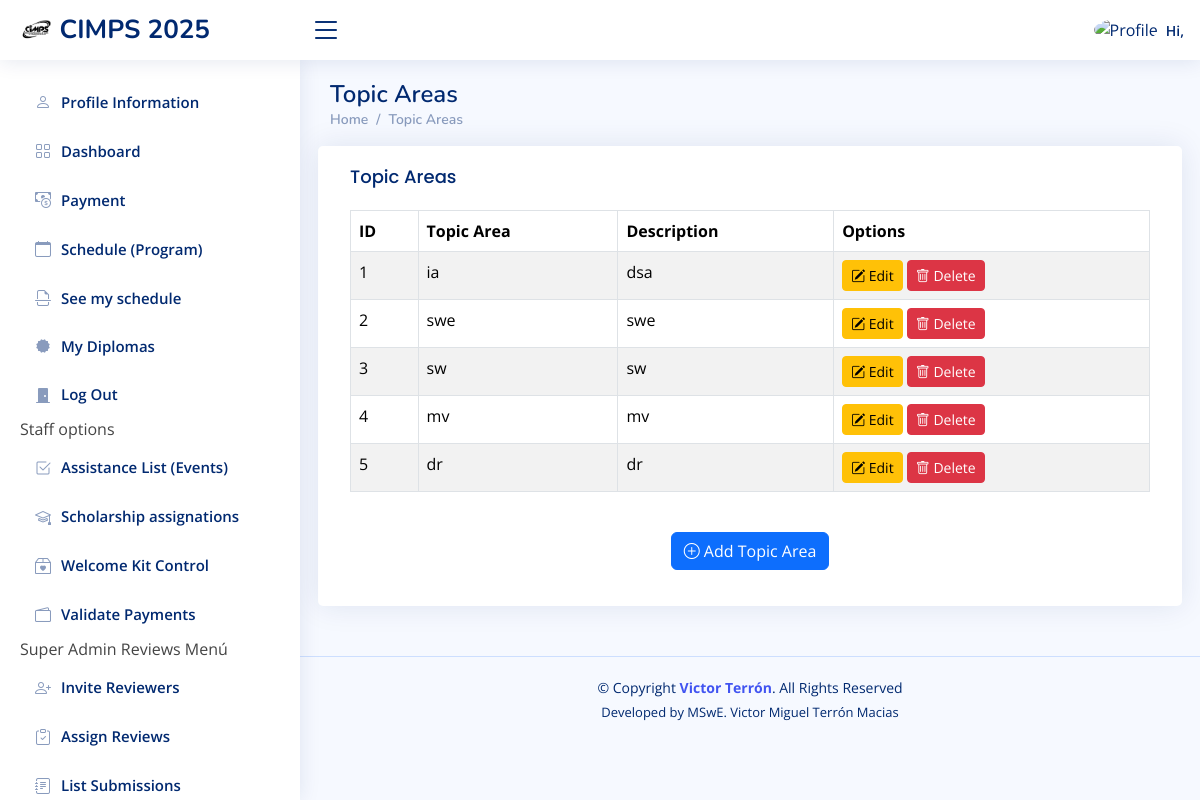
/topicsArea/ (signed in), run on the app's committed database.
### mainApplication/models.py (models this page shows, shortened)
class TopicArea(models.Model):
    name = models.CharField(max_length=100, unique=True)
    description = models.TextField(blank=True, null=True)

### mainApplication/views.py (the view)
# urls.py: path('topicsArea/', views.topics, name='topicsArea'),#para borrar archivos del banner
@superuser_required
def topics(request):
    topics = TopicArea.objects.all()
    if request.method == 'POST':
        form = TopicAreaForm(request.POST)
        if form.is_valid():
            form.save()
            return redirect('topicsArea')
    else:
        form = TopicAreaForm()
    context = {
        'topics': topics,
        'form': form
    }
    return render(request, 'topicArea.html', context)

### mainApplication/context_processors.py (called while the page is built)
def user_context(request):
    if request.user.is_authenticated:
        return get_user_context_data(request)
    return {}

### mainApplication/templates/topicArea.html (shortened to what this page needs)
{% extends "base.html"%}{% load static %}{% load socialaccount %}
{%block content%}
<body>
    <div class="pagetitle">
      <h1>Topic Areas</h1>
      <nav>
        <ol class="breadcrumb">
          <li class="breadcrumb-item"><a href="#" style="text-decoration: none;">Home</a></li>
          <li class="breadcrumb-item active"><a href="#" style="text-decoration: none;">Topic Areas</a></li>
        </ol>
      </nav>
    </div>
    <section class="section dashboard">
      <div class="row">
        <div class="col-lg-12">
          <div class="row">
            <div class="card">
              <div class="card-body">
                <h5 class="card-title">Topic Areas</h5>
                {% if topics %}
                <div class="table-responsive">
                    <table class="table table-striped table-bordered">
                        <thead class="thead-dark">
                            <tr>
                                <th>ID</th>
                                <th>Topic Area</th>
                                <th>Description</th>
                                <th>Options</th>
                            </tr>
                        </thead>
                        <tbody>
                            {% for topic in topics %}
                            <tr>
                                <td>{{ topic.id }}</td>
                                <td>{{ topic.name }}</td>
                                <td>{{ topic.description }}</td>
                                <td>
                                    <a href="{% url 'topicsAreaEdit' topic.id %}" class="btn btn-sm btn-warning">
                                        <i class="bi bi-pencil-square"></i> Edit
                                    </a>
                                    <button class="btn btn-sm btn-danger" onclick="confirmDelete({{ topic.id }})">
                                        <i class="bi bi-trash"></i> Delete
                                    </button>
                                </td>
                            </tr>
                            {% empty %}
                            <tr>
                                <td colspan="4" class="text-center">No topic area assigned.</td>
                            </tr>
                            {% endfor %}
                        </tbody>
                    </table>
                </div>
                {% else %}
                <p style="text-align: center;">Actually you don't have any topic area assigned. Please, fill the form below to assign a topic area.</p>
                {% endif %}
                <div class="container mt-4">
                    <div class="d-flex justify-content-center">
                        <button id="showFormButton" class="btn btn-primary mb-3">
                            <i class="bi bi-plus-circle"></i> Add Topic Area
                        </button>
                    </div>
                </div>
              </div>
            </div>
        </div>
      </div>
    </section>
  </main>
</body>
{%endblock%}

### mainApplication/templates/base.html (shortened to what this page needs)
{% load static %}{% load socialaccount %}
<!DOCTYPE html>
<html lang="en">
<head>
  <link href="{% static 'assets/vendor/bootstrap/css/bootstrap.min.css' %}" rel="stylesheet">
  <link href="{% static 'assets/vendor/bootstrap-icons/bootstrap-icons.css' %}" rel="stylesheet">
  <link href="{% static 'assets/vendor/boxicons/css/boxicons.min.css' %}" rel="stylesheet">
  <link href="{% static 'assets/vendor/quill/quill.snow.css' %}" rel="stylesheet">
  <link href="{% static 'assets/vendor/quill/quill.bubble.css' %}" rel="stylesheet">
  <link href="{% static 'assets/vendor/remixicon/remixicon.css' %}" rel="stylesheet">
  <link href="{% static 'assets/vendor/simple-datatables/style.css' %}" rel="stylesheet">
  <link href="{% static 'assets/css/style.css' %}" rel="stylesheet">
</head>
<body>
  <header id="header" class="header fixed-top d-flex align-items-center">
    <div class="d-flex align-items-center justify-content-between">
      <a href="{{ request.scheme }}://{{ request.get_host }}/dashboard/" class="logo d-flex align-items-center" style="text-decoration: none;">
        <img src="{% static 'images/black_logo.png' %}" alt="">
        <span class="d-none d-lg-block">CIMPS {% now 'Y' %}</span>
      </a>
      <i class="bi bi-list toggle-sidebar-btn" id="toggle-sidebar-btn"></i>
    </div>
    <nav class="header-nav ms-auto">
      <ul class="d-flex align-items-center">
        <li class="nav-item dropdown pe-3">
          <a class="nav-link nav-profile d-flex align-items-center pe-0" href="#" data-bs-toggle="dropdown">
            <img src="{{ user.socialaccount_set.all.0.get_avatar_url }}" alt="Profile" class="rounded-circle">
            <span class="d-none d-md-block ps-2">Hi, {{ user.socialaccount_set.all.0.extra_data.name }}</span>
          </a>
        </li>
      </ul>
    </nav>
  </header>
  <aside id="sidebar" class="sidebar">
    <ul class="sidebar-nav" id="sidebar-nav">
      <li class="nav-item">
        <a class="nav-link {% if not request.resolver_match.url_name == 'complete_profile' %}collapsed{% endif %}" href="{% url 'complete_profile' %}">
          <i class="bi bi-person"></i>
          <span>Profile Information</span>
        </a>
      </li>
      <li class="nav-item">
        <a class="nav-link {% if not request.resolver_match.url_name == 'dashboard' %}collapsed{% endif %}" href="{% url 'dashboard' %}">
          <i class="bi bi-grid"></i>
          <span>Dashboard </span>
        </a>
      </li>
      <li class="nav-item">
        <a class="nav-link {% if not request.resolver_match.url_name == 'payment' %}collapsed{% endif %}" href="{% url 'payment' %}">
          <i class="bi bi-cash-coin"></i>
          <span>Payment</span>
        </a>
      </li>
      <li class="nav-item">
        <a class="nav-link {% if not request.resolver_match.url_name == 'schedule' %}collapsed{% endif %}" href="{% url 'schedule' %}">
          <i class="bi bi-calendar"></i>
          <span>Schedule (Program)</span>
        </a>
      </li>
      <a class="nav-link {% if not request.resolver_match.url_name == 'seeMySchedule' %}collapsed{% endif %}" href="{% url 'seeMySchedule' %}">
        <i class="bi bi-file-earmark-break"></i>
        <span>See my schedule</span>
      </a>
      <a class="nav-link {% if not request.resolver_match.url_name == 'seeMyDiplomas' %}collapsed{% endif %}" href="{% url 'seeMyDiplomas' %}">
            <i class="bx bxs-certification"></i>
            <span>My Diplomas </span>
          </a>
        <a class="nav-link {% if not request.resolver_match.url_name == 'account_logout' %}collapsed{% endif %}" href="{% url 'account_logout' %}">
            <i class="bi bi-door-closed-fill"></i>
            <span>Log Out </span>
          </a>
        {% if is_staff_user %}
        <li class="nav-item">Staff options</li>
        <a class="nav-link {% if not request.resolver_match.url_name == 'assistanceList' %}collapsed{% endif %}" href="{% url 'assistanceList' %}">
            <i class="bi bi-check2-square"></i>
            <span>Assistance List (Events)</span>
          </a>
        <a class="nav-link {% if not request.resolver_match.url_name == 'scholarshipAssignations' %}collapsed{% endif %}" href="{% url 'scholarshipAssignations' %}">
            <i class="bi bi-mortarboard"></i>
            <span>Scholarship assignations</span>
          </a>
        <a class="nav-link {% if not request.resolver_match.url_name == 'consultWelcomeKit' %}collapsed{% endif %}" href="{% url 'consultWelcomeKit' %}">
            <i class="bi bi-box2-heart"></i>
            <span>Welcome Kit Control</span>
          </a>
        <a class="nav-link {% if not request.resolver_match.url_name == 'validatePaymentAdmin' %}collapsed{% endif %}" href="{% url 'validatePaymentAdmin' %}">
            <i class="bi bi-wallet2"></i>
            <span>Validate Payments</span>
          </a>
        {% endif %}
        {% if is_staff_superuser %}
        <li class="nav-item">Super Admin Reviews Menú</li>
        <a class="nav-link {% if not request.resolver_match.url_name == 'inviteReviewers' %}collapsed{% endif %}" href="{% url 'inviteReviewers' %}">
            <i class="bi bi-person-plus"></i>
            <span>Invite Reviewers</span>
          </a>
        <a class="nav-link {% if not request.resolver_match.url_name == 'assignReviews' %}collapsed{% endif %}" href="{% url 'assignReviews' %}">
            <i class="bi bi-clipboard-check"></i>
            <span>Assign Reviews</span>
          </a>
        <a class="nav-link {% if not request.resolver_match.url_name == 'listSubmissions' %}collapsed{% endif %}" href="{% url 'listSubmissions' %}">
            <i class="bi bi-journal-text"></i>
            <span>List Submissions</span>
          </a>
        {% endif %}
    </ul>
  </aside>
  <main id="main" class="main">
    {% block content %}{% endblock %}
  <footer id="footer" class="footer">
    <div class="copyright">
      &copy; Copyright <strong><span> <a href="https://vterron.pro">Victor Terrón</a></span></strong>. All Rights Reserved
    </div>
    <div class="credits">
      Developed by MSwE. Victor Miguel Terrón Macias
    </div>
  </footer>
</body>
</html>

### mainApplication/static/assets/css/style.css (style rules this page uses)
:root { scroll-behavior: smooth; }
body { font-family: "Open Sans", sans-serif; background: #f6f9ff; color: #444444; }
a { color: #4154f1; text-decoration: none; }
h1, h2, h3, h4, h5, h6 { font-family: "Nunito", sans-serif; }
#main { margin-top: 60px; padding: 20px 30px; transition: all 0.3s; }
.pagetitle { margin-bottom: 10px; }
.pagetitle h1 { font-size: 24px; margin-bottom: 0; font-weight: 600; color: #012970; }
.card { margin-bottom: 30px; border: none; border-radius: 5px; box-shadow: 0px 0 30px rgba(1, 41, 112, 0.1); }
.card-title { padding: 20px 0 15px 0; font-size: 18px; font-weight: 500; color: #012970; font-family: "Poppins", sans-serif; }
.card-body { padding: 0 20px 20px 20px; }
.breadcrumb { font-size: 14px; font-family: "Nunito", sans-serif; color: #899bbd; font-weight: 600; }
.breadcrumb a { color: #899bbd; transition: 0.3s; }
.breadcrumb .breadcrumb-item::before { color: #899bbd; }
.breadcrumb .active { color: #51678f; font-weight: 600; }
.logo { line-height: 1; }
@media (min-width: 1200px) { .logo { width: 280px; } }
.logo img { max-height: 26px; margin-right: 6px; }
.logo span { font-size: 26px; font-weight: 700; color: #012970; font-family: "Nunito", sans-serif; }
.header { transition: all 0.5s; z-index: 997; height: 60px; box-shadow: 0px 2px 20px rgba(1, 41, 112, 0.1); background-color: #fff; padding-left: 20px; }
.header .toggle-sidebar-btn { font-size: 32px; padding-left: 10px; cursor: pointer; color: #012970; }
.header-nav ul { list-style: none; }
.header-nav>ul { margin: 0; padding: 0; }
.header-nav .nav-profile { color: #012970; }
.header-nav .nav-profile img { max-height: 36px; }
.header-nav .nav-profile span { font-size: 14px; font-weight: 600; }
.sidebar { position: fixed; top: 60px; left: 0; bottom: 0; width: 300px; z-index: 996; transition: all 0.3s; padding: 20px; overflow-y: auto; scrollbar-width: thin; scrollbar-color: #aab7cf transparent; box-shadow: 0px 0px 20px rgba(1, 41, 112, 0.1); background-color: #fff; }
@media (min-width: 1200px) { #main, #footer { margin-left: 300px; } }
.sidebar-nav { padding: 0; margin: 0; list-style: none; }
.sidebar-nav li { padding: 0; margin: 0; list-style: none; }
.sidebar-nav .nav-item { margin-bottom: 5px; }
.sidebar-nav .nav-link { display: flex; align-items: center; font-size: 15px; font-weight: 600; color: #4154f1; transition: 0.3; background: #f6f9ff; padding: 10px 15px; border-radius: 4px; }
.sidebar-nav .nav-link i { font-size: 16px; margin-right: 10px; color: #4154f1; }
.sidebar-nav .nav-link.collapsed { color: #012970; background: #fff; }
.sidebar-nav .nav-link.collapsed i { color: #899bbd; }
.footer { padding: 20px 0; font-size: 14px; transition: all 0.3s; border-top: 1px solid #cddfff; }
.footer .copyright { text-align: center; color: #012970; }
.footer .credits { padding-top: 5px; text-align: center; font-size: 13px; color: #012970; }

### mainApplication/templates/base.html (style rules this page uses)
.sidebar { transition: margin-left 0.3s ease-in-out; margin-left: 0; }
.main { transition: margin-left 0.3s ease-in-out; }

### data on the page
TopicArea: id "1", name "ia", description "dsa"
TopicArea: id "2", name "swe", description "swe"
TopicArea: id "3", name "sw", description "sw"
TopicArea: id "4", name "mv", description "mv"
TopicArea: id "5", name "dr", description "dr"
